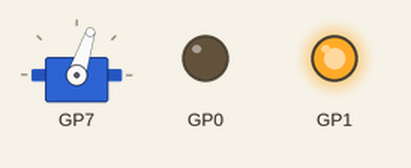
This program was run on a simulated Raspberry Pi Pico running MicroPython. Parts: servo, output pins drawn as LEDs (lit = HIGH). Servo angles are drawn from the pulse width (0.5 ms = 0°, 2.5 ms = 180°). At 21.0 s the program stops and its outputs stay as they are.

Above: at 0.1 s.
At 3.1 s:
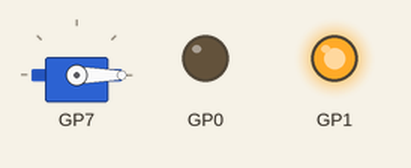
At 6.1 s:
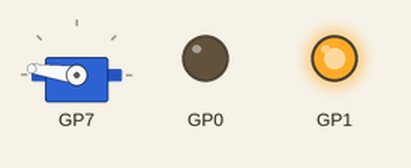
At 12.1 s:
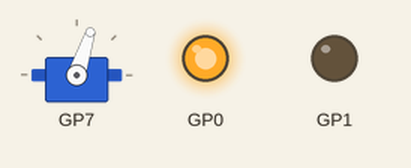
At 15.1 s:
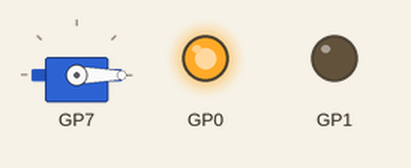
At 21.1 s:
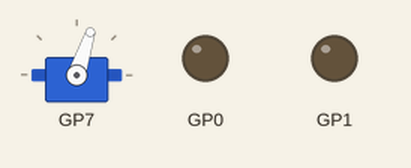
Timing chart, 0 to 22.5 s (numbered marks = the images above):
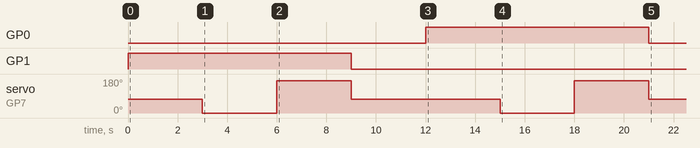

Measured:
- by itself, servo on GP7: 72° → 0° at 3.0 s, → 172° 3.0 s later, → 72° 3.0 s later, → 0° 6.0 s later, … (6 changes in this stretch)

The program:

rc_car_class.py
```python
from DCmotor_class import DCMotor
from servo_steering_class import SteeringMotor
import time

class RCCar:
    def __init__(self, dcMotor, steeringMotor):
        self.dcMotor=dcMotor
        self.steeringMotor=steeringMotor

    def goForward(self):
        self.dcMotor.rotateForward()
        self.steeringMotor.turnForward()
    def goForwardLeft(self):
        self.dcMotor.rotateForward()
        self.steeringMotor.turnLeft()
    def goForwardRight(self):
        self.dcMotor.rotateForward()
        self.steeringMotor.turnRight()
    def goBackward(self):
        self.dcMotor.rotateBackward()
        self.steeringMotor.turnForward()
    def goBackwardLeft(self):
        self.dcMotor.rotateBackward()
        self.steeringMotor.turnLeft()
    def goBackwardRight(self):
        self.dcMotor.rotateBackward()
        self.steeringMotor.turnRight()
    def stop(self):
        self.dcMotor.stop()
        self.steeringMotor.turnForward()

if __name__=='__main__':

    dcMotor=DCMotor(1,0)
    steeringMotor=SteeringMotor(7)

    rcCar=RCCar(dcMotor,steeringMotor)

    rcCar.goForward()
    time.sleep(3)

    rcCar.goForwardLeft()
    time.sleep(3)

    rcCar.goForwardRight()
    time.sleep(3)

    rcCar.stop()
    time.sleep(3)

    rcCar.goBackward()
    time.sleep(3)

    rcCar.goBackwardLeft()
    time.sleep(3)

    rcCar.goBackwardRight()
    time.sleep(3)

    rcCar.stop()
```

DCmotor_class.py
```python
from machine import Pin

class DCMotor:
    def __init__(self, C1, C2):
        self.C1=Pin(C1,Pin.OUT)
        self.C2=Pin(C2,Pin.OUT)
    def rotateForward(self):
        self.C1.value(1)
        self.C2.value(0)
    def rotateBackward(self):
        self.C1.value(0)
        self.C2.value(1)
    def stop(self):
        self.C1.value(0)
        self.C2.value(0)

if __name__=='__main__':
    import time
    dcMotor=DCMotor(1,0)
    dcMotor.rotateForward()
    time.sleep(3)
    dcMotor.stop()
    time.sleep(3)
    dcMotor.rotateBackward()
    time.sleep(3)
    dcMotor.stop()
```

servo_steering_class.py
```python
from servo_class import ServoMotor

class SteeringMotor(ServoMotor):
    def __init__(self,pwm):
        super().__init__(pwm)
    def turnLeft(self):
        self.setAngle(0)
    def turnForward(self):
        self.setAngle(int(90*0.85))
    def turnRight(self):
        self.setAngle(180)

if __name__=='__main__':
    steeringMotor=SteeringMotor(7)
    while True:
        cmd = input('left:l, middle:m, right:r >> ')
        if cmd=='l':
            steeringMotor.turnLeft()
        elif cmd=='m':
            steeringMotor.turnForward()
        elif cmd=='r':
            steeringMotor.turnRight()

    
```

servo_class.py
```python
from machine import Pin,PWM
class ServoMotor:
    MIN_ANGLE = 1600                              # 서보모터가 0도일 때의 PWM 값
    MAX_ANGLE = 7900                              # 서보모터가 180도일 때의 PWM 값
    MID_ANGLE = (MIN_ANGLE + MAX_ANGLE) // 2      # 서보모터가 90도일 때의 PWM 값
    DEGREE_1 = (MAX_ANGLE - MIN_ANGLE) // 180     # 1도에 해당하는 PWM값 증가량 (7900-1600)//180=35

    def __init__(self,pwm):
        self.pwm=PWM(Pin(pwm))
        self.pwm.freq(50)                         # 서보모터는 50Hz PWM 신호를 사용

    def setDutyCycle(self,position):
        self.pwm.duty_u16(position)

    def setAngle(self, angle):
        if 0<=int(angle)<=180:                    # 각도가 0 ~ 180 범위 내에 있는지 확인
            # 각도를 PWM 값으로 변환하여 듀티 사이클 설정
            self.setDutyCycle(self.MIN_ANGLE+self.DEGREE_1*angle)

if __name__=='__main__':
    import time
    servoMotor=ServoMotor(7)
    for i in range(3):
        for angle in range(0,180,1):
            servoMotor.setAngle(angle)
            time.sleep(0.01)
        for angle in range(180,00,-1):
            servoMotor.setAngle(angle)
            time.sleep(0.01)
    servoMotor.setAngle(90)
```
